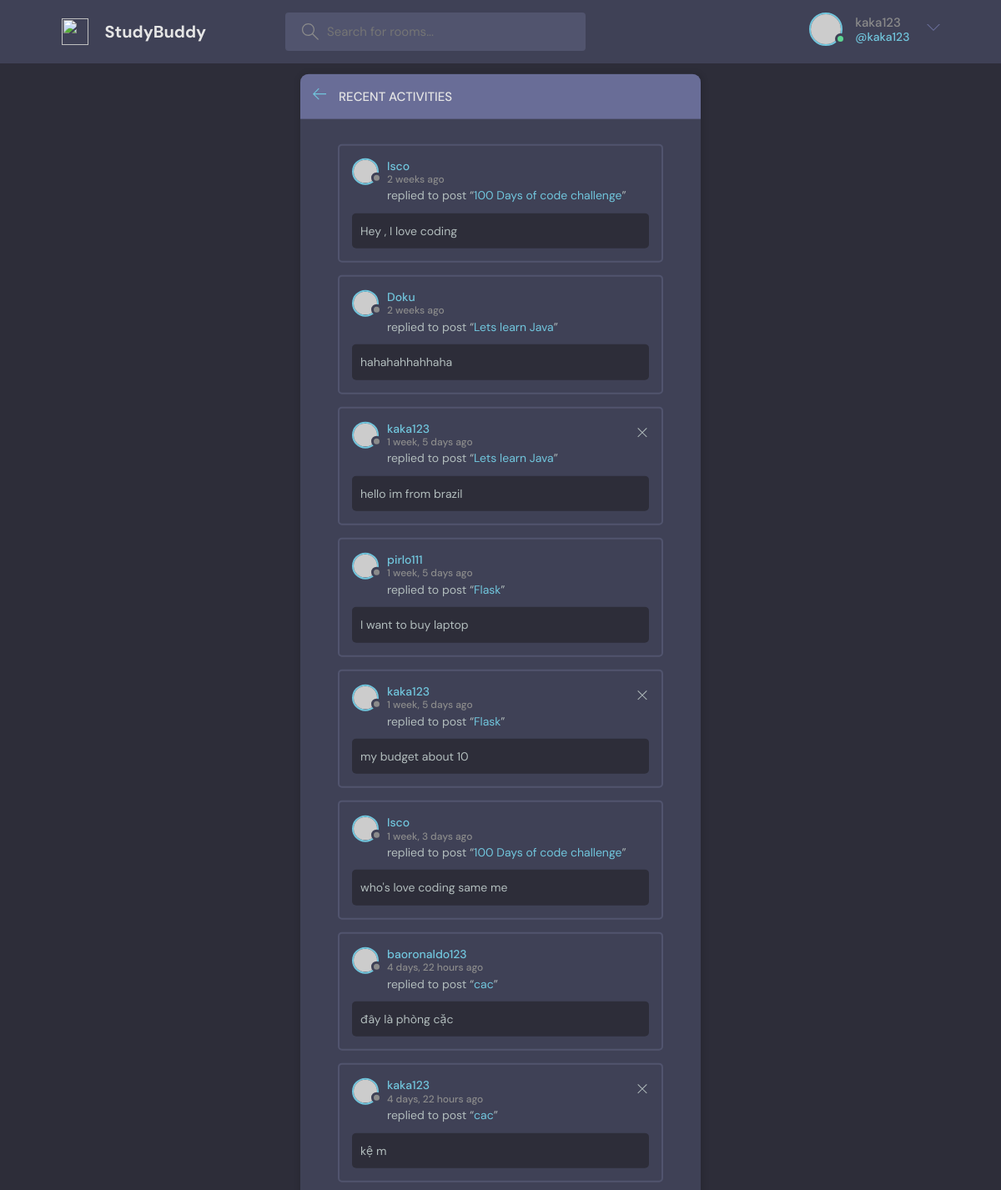
Page /activities/ (signed in) on the committed database.
### base/models.py (models this page shows, shortened)
class Message(models.Model):
    user = models.ForeignKey(User,on_delete = models.CASCADE)
    room = models.ForeignKey(Room,on_delete = models.CASCADE)
    body = models.TextField()
    updated_date = models.DateTimeField(auto_now = True)
    created_date = models.DateTimeField(auto_now_add = True)

class Room(models.Model):
    host = models.ForeignKey(User, on_delete = models.SET_NULL,null = True)
    topic = models.ForeignKey(Topic, on_delete = models.SET_NULL,null = True)
    name = models.CharField(max_length = 200)
    description = models.TextField(null = True , blank = True)
    participants = models.ManyToManyField(
        User , related_name='participants',blank = True)
    updated_date = models.DateTimeField(auto_now = True)
    created_date = models.DateTimeField(auto_now_add = True)
    def __str__(self):
        return self.name

### base/views.py (the view)
# urls.py: path('activities/',views.activitiesPage,name = "activities"),
def activitiesPage(request):
    room_messages = Message.objects.all()
    return render(request, 'base/activity.html',{'room_messages' : room_messages})

### base/templates/base/activity.html
{% extends "main.html" %}
  {% block content %}
    <main class="layout">
      <div class="container">
        <div class="layout__box">
          <div class="layout__boxHeader">
            <div class="layout__boxTitle">
              <a href="{% url 'home' %}">
                <svg version="1.1" xmlns="http://www.w3.org/2000/svg" width="32" height="32" viewBox="0 0 32 32">
                  <title>arrow-left</title>
                  <path
                    d="M13.723 2.286l-13.723 13.714 13.719 13.714 1.616-1.611-10.96-10.96h27.625v-2.286h-27.625l10.965-10.965-1.616-1.607z"
                  ></path>
                </svg>
              </a>
              <h3>Recent Activities</h3>
            </div>
          </div>
          <div class="activities-page layout__body">
            {% for messange in room_messages%}
            <div class="activities__box">
              <div class="activities__boxHeader roomListRoom__header">
                <a href="{% url 'user-profile' messange.user.id %}" class="roomListRoom__author">
                  <div class="avatar avatar--small">
                    <img src="https://randomuser.me/api/portraits/women/11.jpg" />
                  </div>
                  <p>
                    {{messange.user}}
                    <span>{{messange.created_date|timesince}} ago </span>
                  </p>
                </a>
                {% if request.user == messange.user %}
                <div class="roomListRoom__actions">
                  <a href="{% url 'delete-messange' messange.id %}">
                    <svg version="1.1" xmlns="http://www.w3.org/2000/svg" width="32" height="32" viewBox="0 0 32 32">
                      <title>remove</title>
                      <path
                        d="M27.314 6.019l-1.333-1.333-9.98 9.981-9.981-9.981-1.333 1.333 9.981 9.981-9.981 9.98 1.333 1.333 9.981-9.98 9.98 9.98 1.333-1.333-9.98-9.98 9.98-9.981z"
                      ></path>
                    </svg>
                  </a>
                </div>
                {% endif %}
              </div>
              <div class="activities__boxContent">
                <p>replied to post “<a href="{% url 'room' messange.room.id %}">{{ messange.room }}</a>”</p>
                <div class="activities__boxRoomContent">
                 {{ messange.body }}
                </div>
              </div>
            </div>
            {% endfor %}
          </div>
        </div>
      </div>
    </main>
   {% endblock content %}

### templates/navbar.html (shortened to what this page needs)
{% load static %}
<header class="header header--loggedIn">
    <div class="container">
      <a href="{% url 'home' %}" class="header__logo">
        <img src="{% static 'images/logo.svg' %}" />
        <h1>StudyBuddy</h1>
      </a>
      <form class="header__search" method = "GET" action="{% url 'home' %}">
        <label>
          <input name = "q"   placeholder="Search for rooms..." />
        </label>
      </form>
      <nav class="header__menu">
        {% if request.user.is_authenticated %}
        <div class="header__user">
          <a href="{% url 'update-user' %}">
            <div class="avatar avatar--medium active">
              <img src="https://randomuser.me/api/portraits/men/37.jpg" />
            </div>
            <p>{{request.user.username}} <span>@{{request.user.username}}</span></p>
          </a>
          <button class="dropdown-button">
            <svg version="1.1" xmlns="http://www.w3.org/2000/svg" width="32" height="32" viewBox="0 0 32 32">
              <title>chevron-down</title>
              <path d="M16 21l-13-13h-3l16 16 16-16h-3l-13 13z"></path>
            </svg>
          </button>
        </div>
        {% endif %}
      </nav>
    </div>
  </header>

### rows in the picture
Message: user "Isco", created_date "2 weeks", room "100 Days of code challenge", body "Hey , I love coding"
Message: user "Doku", created_date "2 weeks", room "Lets learn Java", body "hahahahhahhaha"
Message: user "kaka123", created_date "1 week, 5 days", room "Lets learn Java", body "hello im from brazil"
Message: user "pirlo111", created_date "1 week, 5 days", room "Flask", body "I want to buy laptop"
Message: user "kaka123", created_date "1 week, 5 days", room "Flask", body "my budget about 10"
Message: user "Isco", created_date "1 week, 3 days", room "100 Days of code challenge", body "who's love coding same me"
Message: user "baoronaldo123", created_date "4 days, 22 hours", room "cac", body "đây là phòng cặc"
Message: user "kaka123", created_date "4 days, 22 hours", room "cac", body "kệ m"

### other values in the picture
{{ request.user.username }} "kaka123"
